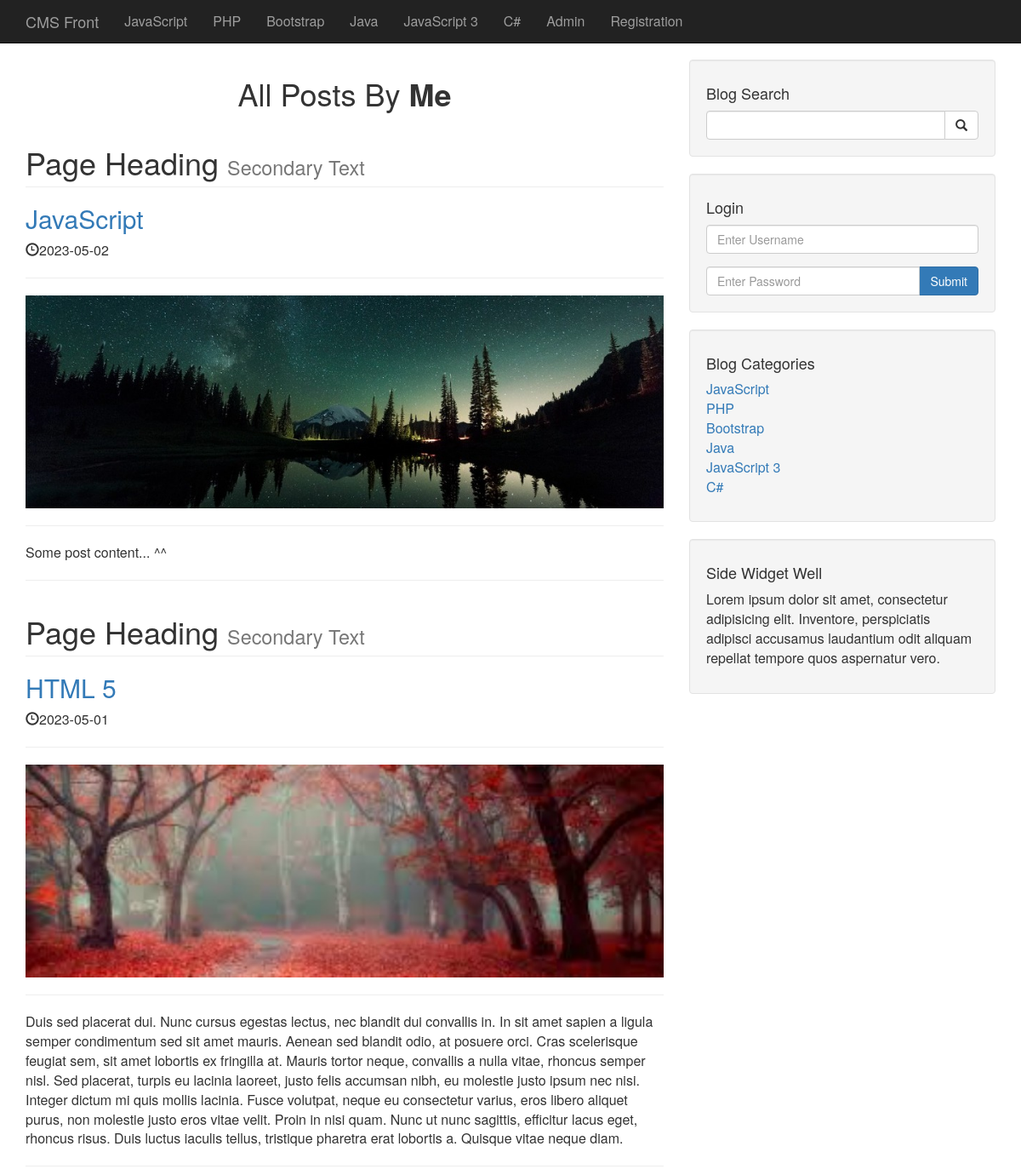
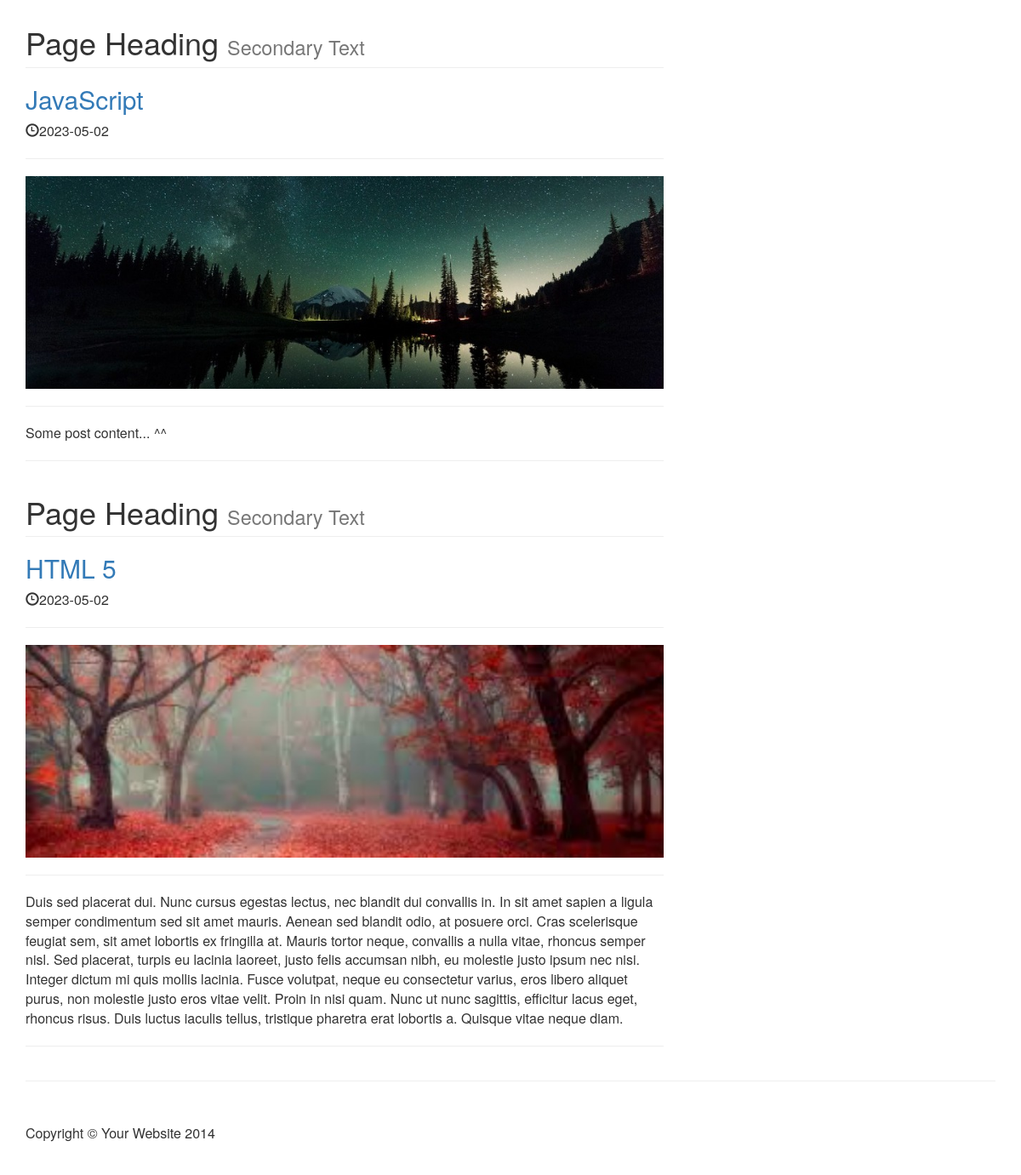
The app's page /project/author_posts.php?author=Me&p_id=4 with its own data (2 pictures, top to bottom).
### tables this page shows
CREATE TABLE `categories` (
  `cat_id` int(3) NOT NULL,
  `cat_title` varchar(255) NOT NULL
);

CREATE TABLE `posts` (
  `post_id` int(3) NOT NULL,
  `post_category_id` int(3) NOT NULL,
  `post_title` varchar(255) NOT NULL,
  `post_author` varchar(255) NOT NULL,
  `post_date` date NOT NULL,
  `post_image` text NOT NULL,
  `post_content` text NOT NULL,
  `post_tags` varchar(255) NOT NULL,
  `post_comment_count` int(11) NOT NULL,
  `post_status` varchar(255) NOT NULL DEFAULT 'draft',
  `post_views_count` int(11) NOT NULL
);

### project/author_posts.php (the view, shortened to what this page needs)
<?php include "includes/db.php"; ?>
<?php include "includes/header.php"; ?>
<?php include "includes/navigation.php" ?>
<?php
if(isset($_GET['p_id'])) {
    $post_author = $_GET['author'];
}
?>
<div class="container">
    <div class="row">
        <div class="col-md-8">
            <h1 class="text-center">
                All Posts By <b><?php echo $post_author ?></b>
            </h1>
<?php
$query = "SELECT * FROM posts WHERE post_author = '{$post_author}'";
$select_all_posts_query = mysqli_query($connection, $query);
while($row = mysqli_fetch_assoc($select_all_posts_query)) {
    $post_id = $row['post_id'];
    $post_title = $row['post_title'];
    $post_date = $row['post_date'];
    $post_image = $row['post_image'];
    $post_content = $row['post_content'];
?>
            <h1 class="page-header">
                Page Heading
                <small>Secondary Text</small>
            </h1>
            <h2>
                <a href="post.php?p_id=<?php echo $post_id ?> "><?php echo $post_title ?></a>
            </h2>
            <p><span class="glyphicon glyphicon-time"></span><?php echo $post_date ?></p>
            <hr>
            <a href="post.php?p_id=<?php echo $post_id ?> ">
                <img class="img-responsive" src="images/<?php echo $post_image ?>" alt="">
            </a>
            <hr>
            <p><?php echo $post_content ?></p>
            <hr>
<?php
}
?>
        </div>
        <?php include "includes/sidebar.php" ?>
    </div>
    <hr>
<?php include "includes/footer.php" ?>

### project/includes/header.php (shortened to what this page needs)
<!DOCTYPE html>
<html lang="en">
<head>
    <link href="css/bootstrap.min.css" rel="stylesheet">
    <link href="css/blog-home.css" rel="stylesheet">
        <link href="css/summernote.css" rel="stylesheet">
        <link href="css/styles.css" rel="stylesheet">
</head>
<body>

### project/includes/navigation.php (shortened to what this page needs)
<nav class="navbar navbar-inverse navbar-fixed-top" role="navigation">
    <div class="container">
        <div class="navbar-header">
            <a class="navbar-brand" href="./index.php">CMS Front</a>
        </div>
        <div class="collapse navbar-collapse" id="bs-example-navbar-collapse-1">
            <ul class="nav navbar-nav">
                <?php
                    $query = "SELECT * FROM categories";
                    $select_all_categories_query = mysqli_query($connection, $query);
                    while($row = mysqli_fetch_assoc($select_all_categories_query)) {
                        $cat_title = $row['cat_title'];
                        echo "<li><a href='#'>{$cat_title}</a></li>";
                    }
                ?>
                <li>
                    <a href="admin">Admin</a>
                </li>
                <li>
                    <a href="registration.php">Registration</a>
                </li>
            </ul>
        </div>
    </div>
</nav>

### project/includes/sidebar.php
<div class="col-md-4">
<div class="well">
    <h4>Blog Search</h4>
    <form action="search.php" method="post">
        <div class="input-group">
            <input name="search" type="text" class="form-control">
            <span class="input-group-btn">
                <button name="sumbit" class="btn btn-default" type="sumbit">
                    <span class="glyphicon glyphicon-search"></span>
                </button>
            </span>
        </div>
    </form>
</div>
<div class="well">
    <h4>Login</h4>
    <form action="includes/login.php" method="post">
        <div class="form-group">
            <input name="username" type="text" class="form-control" placeholder="Enter Username">
        </div>
        <div class="input-group">
            <input name="password" type="password" class="form-control" placeholder="Enter Password">
            <span class="input-group-btn">
                <button class="btn btn-primary" name="login" type="submit">Submit</button>
            </span>
        </div>
    </form>
</div>
<?php
$query = "SELECT * FROM categories";
$select_categories_sidebar = mysqli_query($connection, $query);
?>
<div class="well">
    <h4>Blog Categories</h4>
    <div class="row">
        <div class="col-lg-6">
            <ul class="list-unstyled">
                <?php
                while($row = mysqli_fetch_assoc($select_categories_sidebar)) {
                    $cat_title = $row['cat_title'];
                    $cat_id = $row['cat_id'];
                    echo "<li><a href='category.php?category=$cat_id'>{$cat_title}</a></li>";
                }
                ?>
            </ul>
        </div>
    </div>
</div>
<?php include "widget.php" ?>
</div>

### project/includes/widget.php
<div class="well">
    <h4>Side Widget Well</h4>
    <p>Lorem ipsum dolor sit amet, consectetur adipisicing elit. Inventore, perspiciatis adipisci accusamus laudantium odit aliquam repellat tempore quos aspernatur vero.</p>
</div>

### project/includes/footer.php (shortened to what this page needs)
        <footer>
            <div class="row">
                <div class="col-lg-12">
                    <p>Copyright &copy; Your Website 2014</p>
                </div>
            </div>
        </footer>
    </div>
</body>
</html>

### project/css/blog-home.css (style rules this page uses)
body { padding-top: 70px; }
footer { margin: 50px 0; }

### project/css/styles.css (style rules this page uses)
body { font-size: 16px; }

### records on screen
categories: cat_title "JavaScript"
categories: cat_title "PHP"
categories: cat_title "Bootstrap"
categories: cat_title "Java"
categories: cat_title "JavaScript 3"
categories: cat_title "C#"
posts: post_title "JavaScript", post_date "2023-05-02", post_image (picture), post_content "Some post content... ^^"
posts: post_title "HTML 5", post_date "2023-05-01", post_image (picture), post_content "Duis sed placerat dui. Nunc cursus egestas lectus, nec blandit dui convallis in. In sit amet sapien a ligula semper condimentum sed sit amet mauris. Aenean sed blandit odio, at posuere orci. Cras scelerisque feugiat sem, sit amet lobortis ex fringilla at. Mauris tortor neque, convallis a nulla vitae, rhoncus semper nisl. Sed placerat, turpis eu lacinia laoreet, justo felis accumsan nibh, eu molestie justo ipsum nec nisi. Integer dictum mi quis mollis lacinia. Fusce volutpat, neque eu consectetur varius, eros libero aliquet purus, non molestie justo eros vitae velit. Proin in nisi quam. Nunc ut nunc sagittis, efficitur lacus eget, rhoncus risus. Duis luctus iaculis tellus, tristique pharetra…"
posts: post_title "JavaScript", post_date "2023-05-02", post_image (picture), post_content "Some post content... ^^"
posts: post_title "HTML 5", post_date "2023-05-02", post_image (picture), post_content "Duis sed placerat dui. Nunc cursus egestas lectus, nec blandit dui convallis in. In sit amet sapien a ligula semper condimentum sed sit amet mauris. Aenean sed blandit odio, at posuere orci. Cras scelerisque feugiat sem, sit amet lobortis ex fringilla at. Mauris tortor neque, convallis a nulla vitae, rhoncus semper nisl. Sed placerat, turpis eu lacinia laoreet, justo felis accumsan nibh, eu molestie justo ipsum nec nisi. Integer dictum mi quis mollis lacinia. Fusce volutpat, neque eu consectetur varius, eros libero aliquet purus, non molestie justo eros vitae velit. Proin in nisi quam. Nunc ut nunc sagittis, efficitur lacus eget, rhoncus risus. Duis luctus iaculis tellus, tristique pharetra…"

### other values on screen
$post_author "Me"
